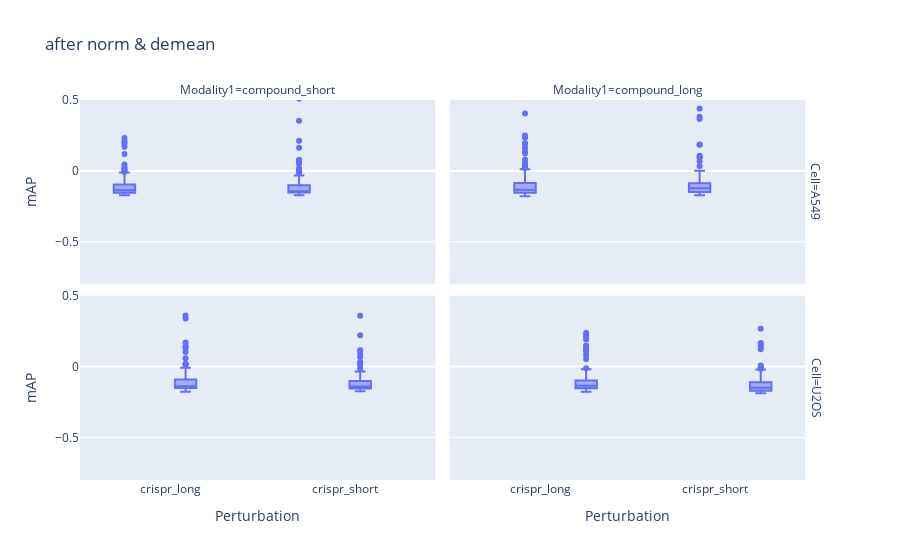

The notebook cell this image was saved under:
### Code cell
y_range=[      -0.8,0.5            ]


fig = px.box(
    data_frame=gene_compound_matching_map_df,
    x="Modality2",
    y="mAP",
    facet_col="Modality1",
    facet_row="Cell",
    title='after norm & demean'
)
fig.update_layout(
    yaxis_range=y_range,
    xaxis1=dict(title="Perturbation"),
    xaxis2=dict(title="Perturbation"),
    yaxis1=dict(title="mAP"),
    yaxis3=dict(title="mAP"),
)


#fig.write_image('44b.png')
fig.show()

### Figure 1 — Plotly figure (JSON) as saved in the notebook; plotly's stock layout.template omitted (floating-point values rounded to 4 significant figures; data arrays with more than 128 entries replaced by an {"elided": "..."} marker saying what was removed)
{"data": [{"alignmentgroup": "True", "hovertemplate": "Cell=A549<br>Modality1=compound_short<br>Modality2=%{x}<br>mAP=%{y}<extra></extra>", "legendgroup": "", "marker": {"color": "#636efa"}, "name": "", "notched": false, "offsetgroup": "", "orientation": "v", "showlegend": false, "type": "box", "x": {"elided": "219 str values"}, "x0": " ", "xaxis": "x3", "y": {"elided": "219 float values"}, "y0": " ", "yaxis": "y3"}, {"alignmentgroup": "True", "hovertemplate": "Cell=A549<br>Modality1=compound_long<br>Modality2=%{x}<br>mAP=%{y}<extra></extra>", "legendgroup": "", "marker": {"color": "#636efa"}, "name": "", "notched": false, "offsetgroup": "", "orientation": "v", "showlegend": false, "type": "box", "x": {"elided": "226 str values"}, "x0": " ", "xaxis": "x4", "y": {"elided": "226 float values"}, "y0": " ", "yaxis": "y4"}, {"alignmentgroup": "True", "hovertemplate": "Cell=U2OS<br>Modality1=compound_short<br>Modality2=%{x}<br>mAP=%{y}<extra></extra>", "legendgroup": "", "marker": {"color": "#636efa"}, "name": "", "notched": false, "offsetgroup": "", "orientation": "v", "showlegend": false, "type": "box", "x": {"elided": "214 str values"}, "x0": " ", "xaxis": "x", "y": {"elided": "214 float values"}, "y0": " ", "yaxis": "y"}, {"alignmentgroup": "True", "hovertemplate": "Cell=U2OS<br>Modality1=compound_long<br>Modality2=%{x}<br>mAP=%{y}<extra></extra>", "legendgroup": "", "marker": {"color": "#636efa"}, "name": "", "notched": false, "offsetgroup": "", "orientation": "v", "showlegend": false, "type": "box", "x": {"elided": "212 str values"}, "x0": " ", "xaxis": "x2", "y": {"elided": "212 float values"}, "y0": " ", "yaxis": "y2"}], "layout": {"annotations": [{"font": {}, "showarrow": false, "text": "Modality1=compound_short", "x": 0.24, "xanchor": "center", "xref": "paper", "y": 1, "yanchor": "bottom", "yref": "paper"}, {"font": {}, "showarrow": false, "text": "Modality1=compound_long", "x": 0.74, "xanchor": "center", "xref": "paper", "y": 1, "yanchor": "bottom", "yref": "paper"}, {"font": {}, "showarrow": false, "text": "Cell=U2OS", "textangle": 90, "x": 0.98, "xanchor": "left", "xref": "paper", "y": 0.2425, "yanchor": "middle", "yref": "paper"}, {"font": {}, "showarrow": false, "text": "Cell=A549", "textangle": 90, "x": 0.98, "xanchor": "left", "xref": "paper", "y": 0.7575, "yanchor": "middle", "yref": "paper"}], "boxmode": "group", "legend": {"tracegroupgap": 0}, "title": {"text": "after norm & demean"}, "xaxis": {"anchor": "y", "domain": [0, 0.48], "title": {"text": "Perturbation"}}, "xaxis2": {"anchor": "y2", "domain": [0.5, 0.98], "matches": "x", "title": {"text": "Perturbation"}}, "xaxis3": {"anchor": "y3", "domain": [0, 0.48], "matches": "x", "showticklabels": false}, "xaxis4": {"anchor": "y4", "domain": [0.5, 0.98], "matches": "x", "showticklabels": false}, "yaxis": {"anchor": "x", "domain": [0, 0.485], "range": [-0.8, 0.5], "title": {"text": "mAP"}}, "yaxis2": {"anchor": "x2", "domain": [0, 0.485], "matches": "y", "showticklabels": false}, "yaxis3": {"anchor": "x3", "domain": [0.515, 1], "matches": "y", "title": {"text": "mAP"}}, "yaxis4": {"anchor": "x4", "domain": [0.515, 1], "matches": "y", "showticklabels": false}}}
